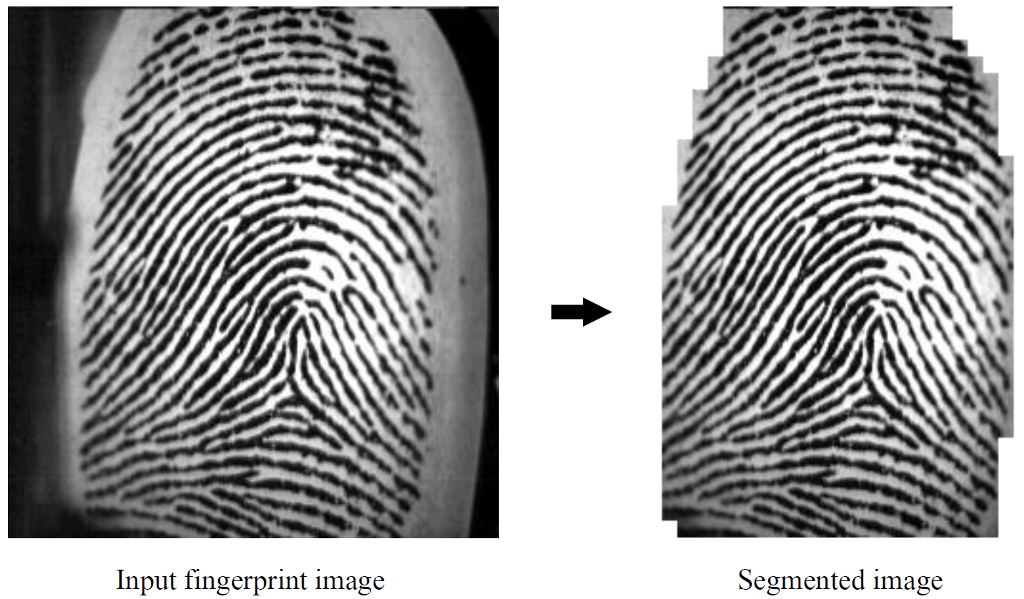
#> input picture ITT/fg2.png, 1024 x 599 px, given in place of fg2.jpg, which was not available
$ python orFieldEst.py   (older library calls are emulated)
#> lines starting #> are read from the running program, lines starting #| are printed output that depends on the picture; after the words box and inside, x2 and y2 are one past the last pixel; in counts of white or black regions, pixels touching at a corner belong together; pictures that were not available may be replaced by others from this repository, and a replacement may not be noted
import numpy as np
import cv2
import math

img = cv2.imread("fg2.jpg", 0)  # uint8 image
#> img: shape (599, 1024); min 0, max 255, mean 155.1

# normalize image
norm_image = cv2.normalize(img,None,0,255,cv2.NORM_MINMAX)
cv2.imshow('NormImage', norm_image)

rows = np.size(norm_image, 0)
#> rows = 599
cols = np.size(norm_image, 1)
#> cols = 1024
print(rows)
#| 599
print(cols)
#| 1024

step = 16
x = 16
y = 16
# draw grid for squares 16 x 16
while x < rows:
    cv2.line(norm_image, (x, 0), (x, rows), color=(0, 0, 0), lineType=cv2.LINE_AA, thickness=1)
    x += step
#> this loop made 37 passes
#> x on passes 1 to 12: 32, 48, 64, 80, 96, 112, 128, 144, 160, 176, 192, 208
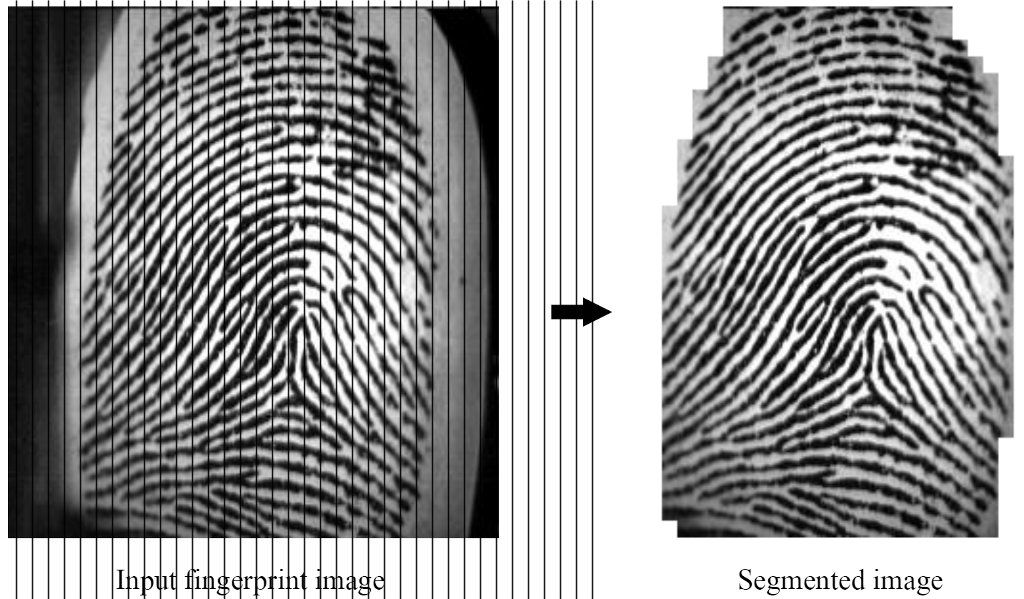
#> norm_image: shape (599, 1024); min 0, max 255, mean 148.1
#> after the loop, x = 608

while y < cols:
    cv2.line(norm_image, (0, y), (cols, y), color=(0, 0, 0), lineType=cv2.LINE_AA, thickness=1)
    y += step
#> this loop made 63 passes
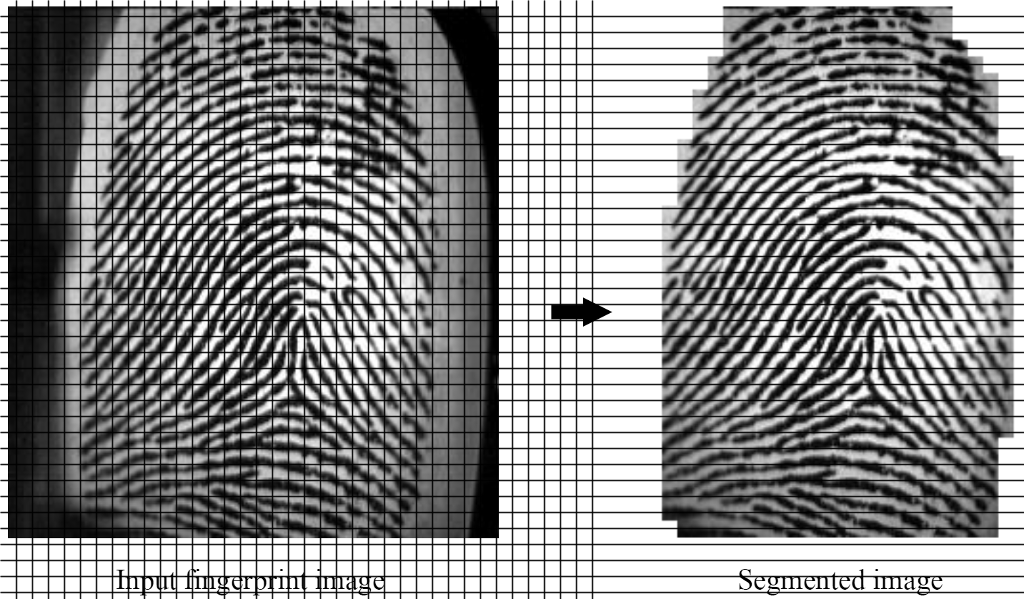
#> norm_image: shape (599, 1024); 18.18% of pixels changed, all inside (x1, y1, x2, y2) = (0, 15, 1024, 594)
#> after the loop, y = 1024

cv2.imshow('Norm Image With Grid', norm_image)

block_div = 8
shape_img = norm_image.shape
#> shape_img = (599, 1024)

print(norm_image.shape)
#| (599, 1024)
print(norm_image.dtype)
#| uint8

grad_x = np.zeros(shape_img, dtype=np.uint8)
grad_y = np.zeros(shape_img, dtype=np.uint8)
Vx = np.zeros(shape_img, dtype=np.uint8)
Vy = np.zeros(shape_img, dtype=np.uint8)
theta = np.zeros(shape_img, dtype=np.uint8)
phi_x_array = np.zeros(shape_img, dtype=np.uint8)
phi_y_array = np.zeros(shape_img, dtype=np.uint8)
Orientation = np.zeros(shape_img, dtype=np.uint8)
filtering_x = np.zeros(shape_img, dtype=np.uint8)
filtering_y = np.zeros(shape_img, dtype=np.uint8)
orientation_matrix = np.zeros(shape_img, dtype=np.uint8)
magnitude_array = np.zeros(shape_img, dtype=np.uint8)


filtering = 5
filtering_div = 2.5
right_angle  = math.pi / 2


#compute gradients for each pixel
# gradient for uint8 image
grad_x = cv2.Sobel(img,cv2.CV_8UC1,1,0)
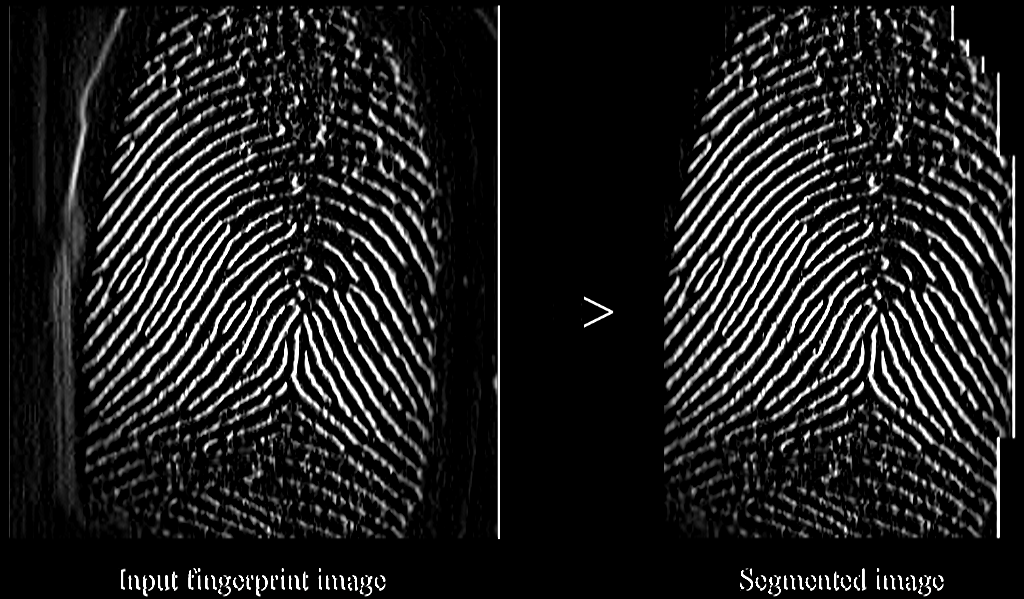
#> grad_x: shape (599, 1024); min 0, max 255, mean 31.7
grad_y = cv2.Sobel(img,cv2.CV_8UC1,0,1)
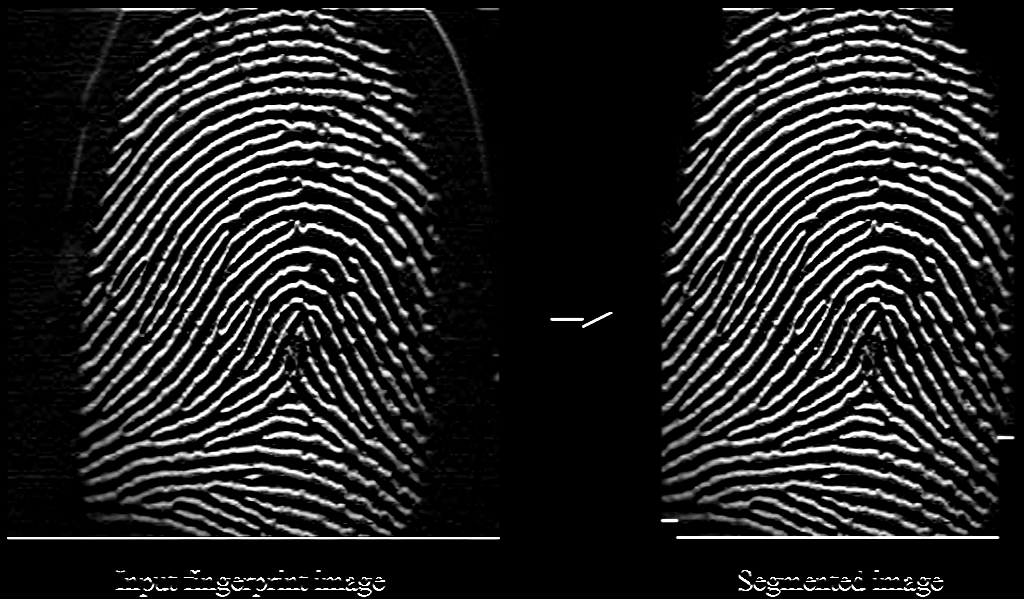
#> grad_y: shape (599, 1024); min 0, max 255, mean 35.9

for i in range(block_div, rows-block_div, step):
    for j in range(block_div, cols-block_div, step):
        sum_Vx = 0.0
        sum_Vy = 0.0
        for u in range(i-block_div, i+block_div):
            for v in range(j-block_div, j+block_div):
                sum_Vx = sum_Vx + (2 * grad_x[u][v] * grad_y[u][v])
                sum_Vy = sum_Vy + (grad_x[u][v]**2 * grad_y[u][v]**2)
                '''
                print("===Sum VX===")
                print(sum_Vx)
                print("===Sum VY===")
                print(sum_Vy)
                '''

        Vy[i][j] = sum_Vy
        Vx[i][j] = sum_Vx
        theta_calculation = 0.0

        if (sum_Vx != 0 ):
            theta_calculation = 0.5 * math.atan(sum_Vy / sum_Vx)
            #print(theta_calculation)
        else:
            theta_calculation = 0.0

        #print(theta_calculation)
        theta[i][j] = theta_calculation

        # compute the magnitude
        magnitude = math.sqrt((Vx[i][j] * Vx[i][j]) + (Vy[i][j] * Vy[i][j]))
        magnitude_array[i][j] = magnitude

        #print(magnitude)
        phi_x = magnitude * math.cos(2*theta_calculation)

        #print(phi_x)
        phi_y = magnitude * math.sin(2*theta_calculation)
        # [7 lines of commented-out code are left out]
        orientation = 0.0
        if (phi_x != 0):
            orientation = 0.5 * math.atan(phi_y / phi_x)
            print(orientation)
        else:
            orientation = 0.0

        #Orientation[i][j] = orientation

        X0 = i + 8
        Y0 = j + 8
        r = 8

        X1 = r*math.cos(orientation - right_angle)+X0
        X1 = int (X1)

        Y1 = r*math.sin(orientation - right_angle)+Y0
        Y1 = int (Y1)

        # [5 lines of commented-out code are left out]
        norm_image = cv2.line(norm_image,(X0,Y0) , (X1,Y1), (0,255,0), 3)
        cv2.imshow('Oriented image', norm_image)
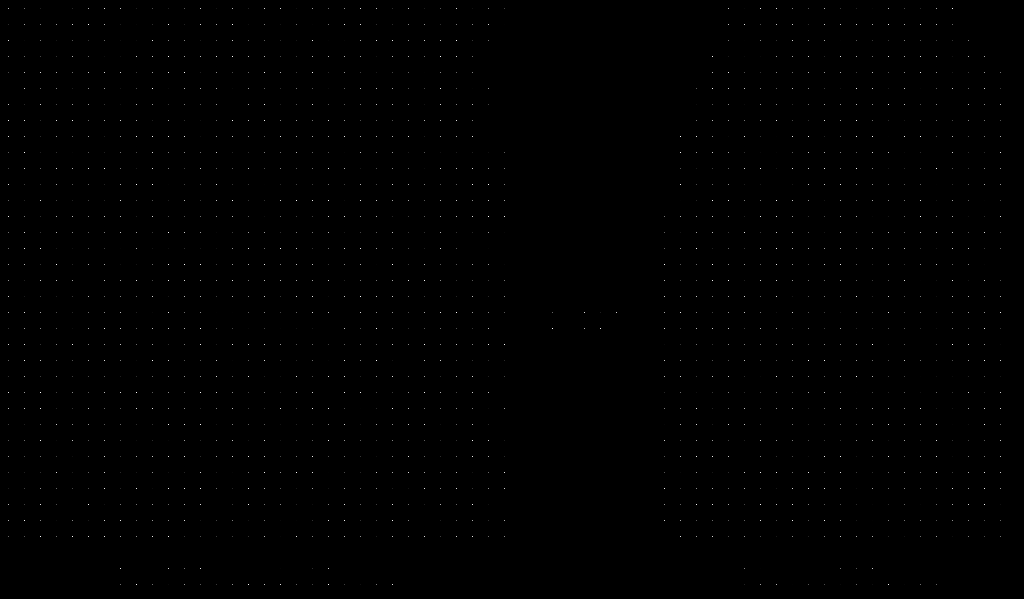
#> Vx: shape (599, 1024); min 0, max 254, mean 0.4
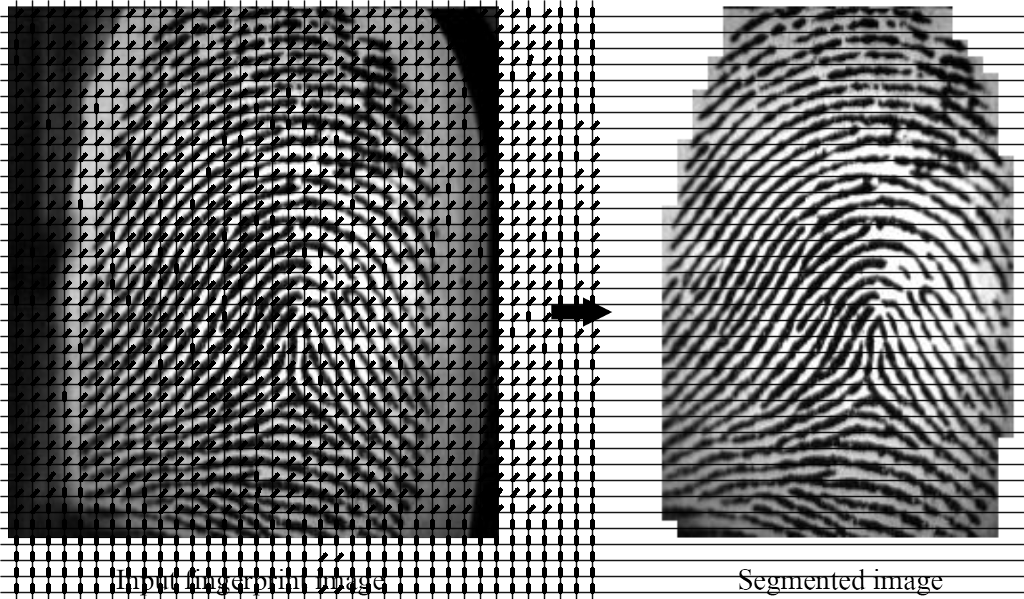
#> norm_image: shape (599, 1024); 11.08% of pixels changed, all inside (x1, y1, x2, y2) = (14, 6, 600, 599)
#> theta: shape (599, 1024); every value is 0
        #print(magnitude)
        #orientation_matrix[i][j] = theta_calculation


cv2.waitKey(0)
cv2.destroyAllWindows()

$ run again, with ITT/images.jpeg saved as ITT/fg2.png
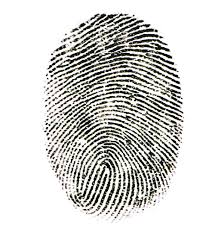
#> input picture ITT/images.jpeg, 218 x 231 px, given in place of fg2.jpg, which was not available
#> rows = 231
#> cols = 218
#| 231
#| 218
#> the loop `while x < rows:` made 14 passes
#> x on passes 1 to 8: 32, 48, 64, 80, 96, 112, 128, 144
#> after the loop `while x < rows:`: x = 240
#> the loop `while y < cols:` made 13 passes
#> after the loop `while y < cols:`:
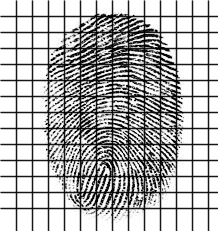
#> norm_image: shape (231, 218); min 0, max 255, mean 178.5
#> after the loop `while y < cols:`: y = 224
#| (231, 218)
#| uint8
#> after the loop `for i in range(block_div, rows-block_div, step):`:
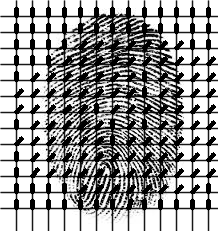
#> norm_image: shape (231, 218); 16.68% of pixels changed, all inside (x1, y1, x2, y2) = (14, 6, 216, 211)

$ run again, with ITT/water_coins.jpg saved as ITT/fg2.png
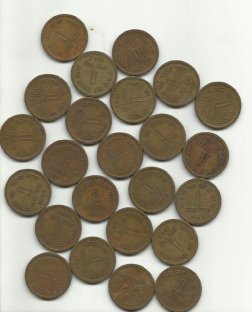
#> input picture ITT/water_coins.jpg, 252 x 312 px, given in place of fg2.jpg, which was not available
#> rows = 312
#> cols = 252
#| 312
#| 252
#> the loop `while x < rows:` made 19 passes
#> x on passes 1 to 8: 32, 48, 64, 80, 96, 112, 128, 144
#> after the loop `while x < rows:`: x = 320
#> the loop `while y < cols:` made 15 passes
#> after the loop `while y < cols:`:
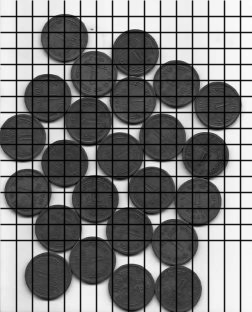
#> norm_image: shape (312, 252); min 0, max 255, mean 121.6
#> after the loop `while y < cols:`: y = 256
#| (312, 252)
#| uint8
#> after the loop `for i in range(block_div, rows-block_div, step):`:
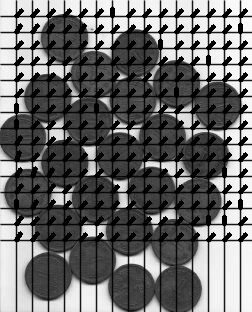
#> norm_image: shape (312, 252); 14.45% of pixels changed, all inside (x1, y1, x2, y2) = (14, 6, 248, 243)
